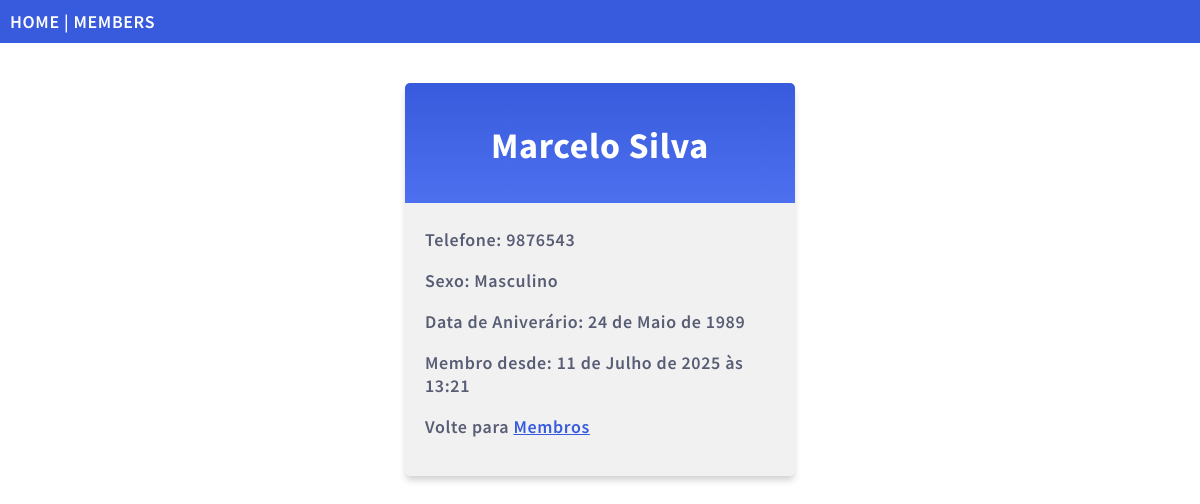
Page /members/details/marcelo-silva on the committed database.
### members/models.py (models this page shows, shortened)
class Member(models.Model):
    firstname = models.CharField(max_length=255, verbose_name='Primeiro Nome')
    lastname = models.CharField(max_length=255, verbose_name='Sobrenome')
    email = models.EmailField(unique=True, verbose_name='E-mail')
    phone = models.CharField(max_length=20, blank=True, null=True, verbose_name='Telefone')
    birth_date = models.DateField(blank=True, null=True, verbose_name='Data de Nascimento')
    gender = models.CharField(
        max_length=1,
        choices=[('M', 'Masculino'), ('F', 'Feminino')],
        blank=True,
        null=True,
        verbose_name='Gênero'
    )
    address = models.TextField(blank=True, null=True, verbose_name='Endereço')
    is_active = models.BooleanField(default=True, verbose_name='Ativo')
    created_at = models.DateTimeField(auto_now_add=True, verbose_name='Criado em')
    updated_at = models.DateTimeField(auto_now=True, verbose_name='Atualizado em')
    slug = models.SlugField(default="", null=False)
    class Meta:
        ordering = ['firstname']
        verbose_name = 'Membro'

### members/views.py (the view)
# urls.py: path('members/details/<slug:slug>', views.details, name='details'),
def details(request, slug):
  mymember = Member.objects.get(slug=slug)
  template = loader.get_template('details.html')
  context = {
    'mymember': mymember,
  }
  return HttpResponse(template.render(context, request))

### members/templates/details.html (shortened to what this page needs)
{% extends "master.html" %}
{% block content %}
  <div class="mycard">
    <h1>{{ mymember.firstname }} {{ mymember.lastname }}</h1>
    <p>Telefone: {{ mymember.phone }}</p>
    <p>Sexo: {{ mymember.get_gender_display }}</p>
    <p>Data de Aniverário: {{ mymember.birth_date }}</p>
    <p>Membro desde: {{ mymember.created_at }}</p>
    <p>Volte para <a href="/members">Membros</a></p>
  </div>
{% endblock %}

### mystaticfiles/mystyles.css (style rules this page uses)
body { margin:0; font: 600 18px 'Source Sans Pro', sans-serif; letter-spacing: 0.64px; color: #585d74; }
.mycard { background-color: #f1f1f1; background-image: linear-gradient(to bottom, #375BDC, #4D70EF); background-size: 100% 120px; background-repeat: no-repeat; margin: 40px auto; width: 350px; border-radius: 5px; box-shadow: 0 5px 7px -1px rgba(51, 51, 51, 0.23); padding: 20px; }
.mycard h1 { text-align: center; color:#ffffff; margin:20px 0 60px 0; }
a:link, a:visited { color: #375BDC; }

### rows in the picture
Member: firstname "Marcelo", lastname "Silva", phone "9876543", gender "Masculino", birth_date "24 de Maio de 1989", created_at "11 de Julho de 2025 às 13:21"
